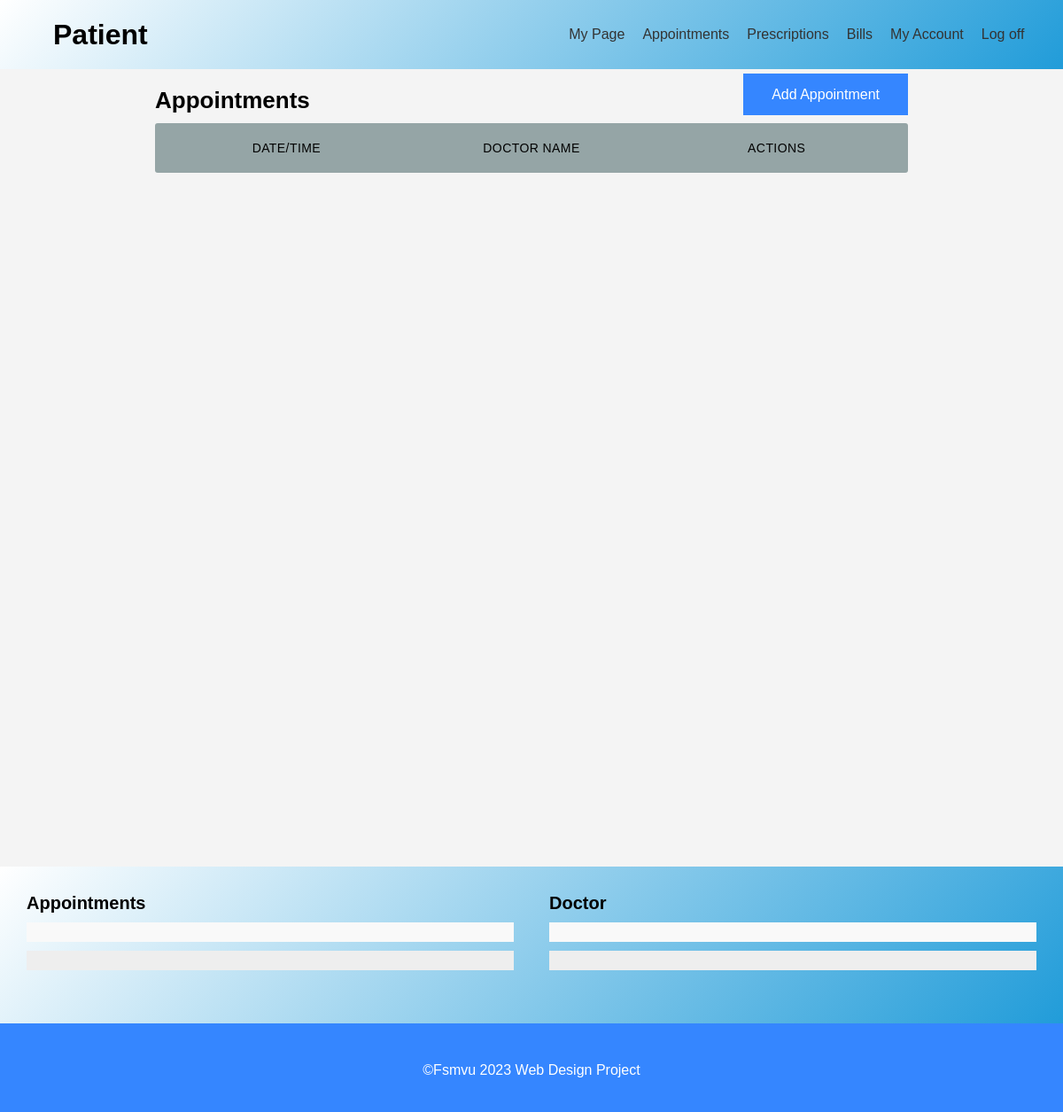
The app's page /Appointments/, older data.
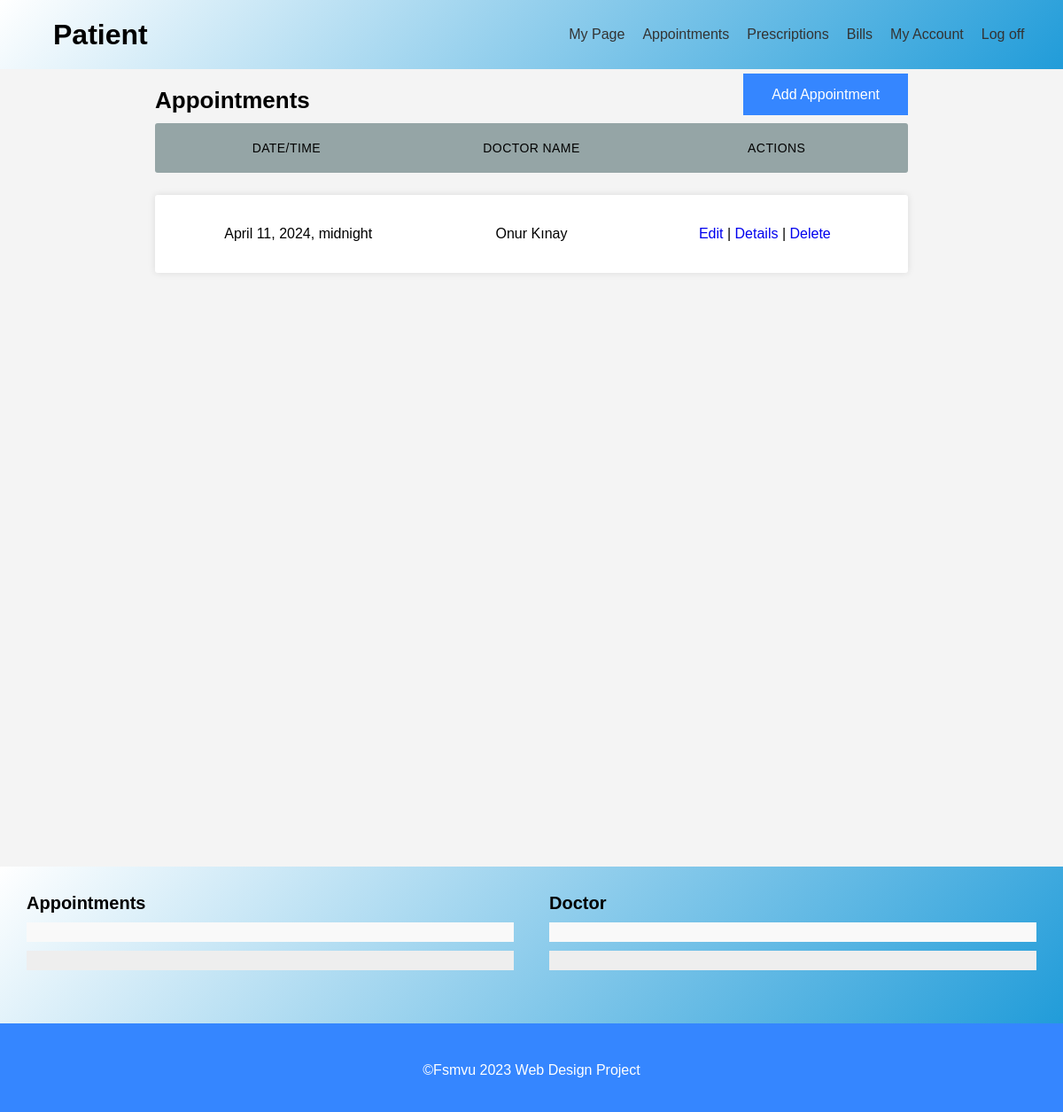
The same page, newer data.
### appointment/models.py (models this page shows)
class Appointment(models.Model):
    ID = models.BigAutoField(primary_key=True)
    Description = models.TextField()
    AppointmentDate = models.DateTimeField()
    DoctorID = models.ForeignKey(Doctor,on_delete=models.PROTECT)
    PatientID = models.ForeignKey(Patient,on_delete=models.PROTECT)
    class Meta:
        db_table = "appointment"

### doctor/models.py (models this page shows, shortened)
class Doctor(models.Model):
    ID = models.BigAutoField(primary_key=True)
    User = models.ForeignKey(settings.AUTH_USER_MODEL,on_delete=models.CASCADE,blank=True, null=True)
    DateOfBirth = models.DateField()
    Gender = models.CharField(max_length=1, choices=GENDER_CHOICES)
    Phone = models.CharField(max_length=11)
    Salary = models.IntegerField()
    Specializations = models.CharField(max_length=300)
    Experience = models.TextField()
    Languages = models.CharField(max_length=300)
    Department = models.ForeignKey(Department, on_delete=models.SET_DEFAULT,default=1)
    class Meta:
        db_table = "doctor"

### appointment/views.py (the view)
# urls.py: path('',views.home,name=""),
def home(request):
    context ={}
    context["dataset"] = Appointment.objects.all()
    return render(request, "appointment/home.html", context)

### appointment/templates/appointment/home.html (shortened to what this page needs)
{% extends 'management_base.html' %}
{% load static %}
{% block content %}
  <section id="randevular">
    <div class="container">
      <h2 style="display:inline">Appointments</h2>
      <div class="addButton">
        <a class="addButtonInside" href="/Appointments/Create">Add Appointment</a>
      </div>
      <div class="bosluk"></div>
      <ul class="responsive-table">
        <li class="table-header">
          <div class="col col-1">Date/Time</div>
          <div class="col col-3">Doctor Name</div>
          <div class="col col-6">Actions</div>
        </li>
        {% for data in dataset %}
          <li class="table-row">
            <div class="col col-1" data-label="Date">{{ data.AppointmentDate }}</div>
            <div class="col col-3" data-label="Doctor Name">{{ data.DoctorID.User.first_name }} {{ data.DoctorID.User.last_name }}</div>
            <div class="col col-6" data-label="Change Appointment Operation">
              <a href="/Appointments/Edit/{{ data.ID }}">Edit</a> |
              <a class="getDetails" href="/Appointments/Details/{{ data.ID }}/">Details</a> |
              <a class="deleteApp" href="/Appointments/Delete/{{ data.ID }}/">Delete</a>
            </div>
          </li>
        {% endfor %}
      </ul>
    </div>
  </section>
  <div id="ex1" class="modal" style="max-width:initial">
    <section id="ozel-sayfa" style="padding:0;margin-bottom:0">
      <div class="container" style="max-width:initial">
        <div class="hesap-bilgileri">
          <h3>Appointments</h3>
          <ul>
            <li class="dateApp"></li>
            <li class="descApp"></li>
          </ul>
        </div>
        <div class="kisisel-bilgiler">
          <h3>Doctor</h3>
          <ul>
            <li class="doctorNameSurname"></li>
            <li class="doctorDept"></li>
          </ul>
        </div>
      </div>
    </section>
  </div>
{% endblock %}

Row changes from the older to the newer data that the page shows:
added Appointment: AppointmentDate "April 11, 2024, midnight", DoctorID.User.first_name "Onur", DoctorID.User.last_name "Kınay"
